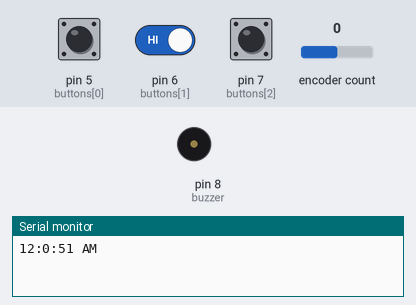
Recording of a sketch running on a simulated Arduino Uno, built with avr-gcc and run on an emulated ATmega328P. Shown: buzzer (waves = sounding), the last lines printed to the serial monitor. The inputs (shaded band) are chosen by the test bench; at power-on: pin 5 (buttons[0]) HIGH, pin 6 (buttons[1]) HIGH, pin 7 (buttons[2]) HIGH, encoder count 0.

Above: at 1.2 s.
1.3 s: pin 5 (buttons[0]) pulled LOW for 0.15 s
2.9 s: pin 5 (buttons[0]) pulled LOW for 1 s
5.4 s: pin 5 (buttons[0]) driven LOW and pin 6 (buttons[1]) driven LOW
6.9 s: pin 7 (buttons[2]) pulled LOW for 0.15 s
10.0 s: pin 7 (buttons[2]) pulled LOW for 1 s
12.5 s: pin 7 (buttons[2]) pulled LOW for 3.2 s
At 12.8 s:
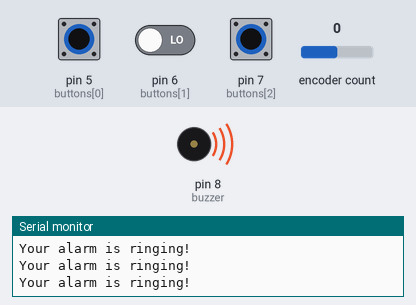
Timing chart, 0 to 15.5 s (numbered marks = the images above; inputs shaded):
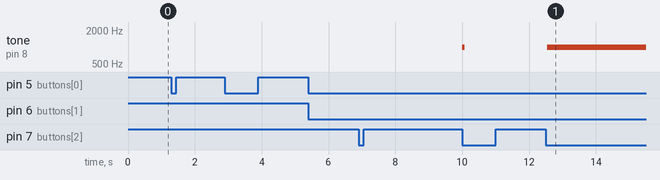

Measured:
- after the input at 12.5 s, tone on pin 8 (buzzer): silent → 1000 Hz after 0.05 s

The sketch:

sketch_for_alarm.ino
```cpp
#include <Encoder.h>

Encoder encoder(2, 3);

const int buzzer = 8;

const int buttons[] = {5, 6, 7};
int buttonState[3];
int lastButtonState[3] = {HIGH, HIGH, HIGH};

unsigned long lastDebounceTime[3] = {0, 0, 0};
unsigned long debounceDelay = 50;

// clock
bool alarmOn = false;
bool snooze = false;

enum ClockState { NORMAL,
                  SET_TIME,
                  SET_ALARM,
                  ALARM_RINGING
};
ClockState currentState = NORMAL;
enum FieldState { HOURS,
                  MINUTES,
                  AM_PM
};
FieldState fieldState = HOURS;

int currentHour = 12, currentMinute = 00, currentSec = 50;
bool currentIsPM = false;

int alarmHour = 12, alarmMin = 1;
bool alarmIsPM = false;
bool alarmEnabled = false;

unsigned long lastTick = 0;

void setup() {
  Serial.begin(9600);
  pinMode(buzzer, OUTPUT);
  pinMode(buttons[0], INPUT_PULLUP);
  pinMode(buttons[1], INPUT_PULLUP);
  pinMode(buttons[2], INPUT_PULLUP);
}

void loop() {

  unsigned long currentMillis = millis();

  if (currentMillis - lastTick >= 1000) {
    lastTick = currentMillis;

    currentSec++;
    if (currentSec >= 60) {
      currentSec = 0;
      currentMinute++;
      if (currentMinute >= 60) {
        currentMinute = 0;
        currentHour++;
        if (currentHour == 12) currentIsPM = !currentIsPM;
        if (currentHour > 12) currentHour = 1;
      }
    }
    Serial.print(currentHour);
    Serial.print(":");
    Serial.print(currentMinute);
    Serial.print(":");
    Serial.print(currentSec);
    Serial.print(" ");
    if(currentIsPM) {
      Serial.println("PM");
    } else {
      Serial.println("AM");
    }
  }

  checkButtons();
  setTimeAndAlarm();
  checkAlarm();
}

int buttonCheck(int index) {
  int reading = digitalRead(buttons[index]);
  if(reading != lastButtonState[index]) {
    lastDebounceTime[index] = millis();
  }

  if((millis() - lastDebounceTime[index]) > debounceDelay) {
    if(reading != buttonState[index]) {
      buttonState[index] = reading;

      if(buttonState[index] == LOW) {
        lastButtonState[index] = reading;
        return 1;
      }
    }

  }
  lastButtonState[index] = reading;
  return 0;
}

void checkAlarm() {
  if(alarmHour == currentHour && alarmMin == currentMinute && alarmIsPM == currentIsPM && alarmEnabled == true) {
    currentState = ALARM_RINGING;
    Serial.println("Your alarm is ringing!");
    tone(buzzer, 1000);
  }
}

void setTimeAndAlarm() {
  long delta = encoder.readAndReset();
  if(delta == 0) return;

  switch(currentState) {
    case SET_TIME:
      switch(fieldState) {
        case HOURS:
          currentHour += delta;
          while(currentHour > 12) currentHour -= 12;
          while(currentHour < 1) currentHour += 12;
          break;
        case MINUTES:
          currentMinute += delta;
          if(currentMinute > 59) currentMinute = 0;
          if(currentMinute < 0) currentMinute = 59;
          break;
        case AM_PM:
          currentIsPM = !currentIsPM;
          break;
      }
    break;
    case SET_ALARM:
      switch(fieldState) {
        case HOURS:
          alarmHour += delta;
          if(alarmHour > 12) alarmHour = 1;
          if(alarmHour < 1) alarmHour = 12;
          break;
        case MINUTES:
          alarmMin += delta;
          if(alarmMin > 59) alarmMin = 0;
          if(alarmMin < 0) alarmMin = 59;
          break;
        case AM_PM:
          alarmIsPM = !alarmIsPM;
          break;
      }
  }

}

void checkButtons() {
  if(buttonCheck(0)) {
    if(currentState == NORMAL) {
      currentState = SET_TIME;
      Serial.println("State: SET_TIME");
    } else if (currentState == SET_TIME) {
      currentState = SET_ALARM;
      Serial.println("State: SET_ALARM");
    } else {
      currentState = NORMAL;
      Serial.println("State: NORMAL");
    }
  }

  switch(currentState) {
    case NORMAL:
      if(buttonCheck(2)) {
        alarmEnabled = !alarmEnabled;
        Serial.println(alarmEnabled ? "Alarm is enabled" : "Alarm is disabled");
      }
      break;
    case SET_TIME:
      if(buttonCheck(1)) {
        if(fieldState == HOURS) {
          fieldState = MINUTES;
        } else if (fieldState == MINUTES) {
          fieldState = AM_PM;
        } else {
          fieldState = HOURS;
        }
      }
      break;
    case SET_ALARM:
      if(buttonCheck(1)) {
        if(fieldState == HOURS) {
          fieldState = MINUTES;
        } else if (fieldState == MINUTES) {
          fieldState = AM_PM;
        } else {
          fieldState = HOURS;
        }
      }
      break;
    case ALARM_RINGING:
      if(buttonCheck(2)) {
        currentState = NORMAL;
        noTone(buzzer);
        Serial.println("You're now awake.");
        alarmEnabled = false;
      }
      break;
    default:
      break;
  }
}
```
